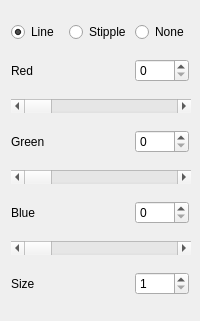
              <widget class="QWidget" name="page_2">
               <property name="geometry">
                <rect>
                 <x>0</x>
                 <y>0</y>
                 <width>200</width>
                 <height>321</height>
                </rect>
               </property>
               <property name="minimumSize">
                <size>
                 <width>200</width>
                 <height>0</height>
                </size>
               </property>
               <property name="maximumSize">
                <size>
                 <width>200</width>
                 <height>16777215</height>
                </size>
               </property>
               <attribute name="label">
                <string>Lines</string>
               </attribute>
               <layout class="QGridLayout" name="gridLayout_8">
                <item row="5" column="0" colspan="3">
                 <widget class="QScrollBar" name="horizontalScrollBar_edges_R">
                  <property name="minimumSize">
                   <size>
                    <width>180</width>
                    <height>0</height>
                   </size>
                  </property>
                  <property name="maximumSize">
                   <size>
                    <width>180</width>
                    <height>16777215</height>
                   </size>
                  </property>
                  <property name="minimum">
                   <number>0</number>
                  </property>
                  <property name="maximum">
                   <number>255</number>
                  </property>
                  <property name="pageStep">
                   <number>1</number>
                  </property>
                  <property name="orientation">
                   <enum>Qt::Horizontal</enum>
                  </property>
                 </widget>
                </item>
                <item row="0" column="1">
                 <widget class="QRadioButton" name="radioButton_stipple">
                  <property name="text">
                   <string>Stipple</string>
                  </property>
                  <attribute name="buttonGroup">
                   <string notr="true">buttonGroup</string>
                  </attribute>
                 </widget>
                </item>
                <item row="0" column="0">
                 <widget class="QRadioButton" name="radioButton_line_smooth">
                  <property name="text">
                   <string>Line</string>
                  </property>
                  <property name="checked">
                   <bool>true</bool>
                  </property>
                  <attribute name="buttonGroup">
                   <string notr="true">buttonGroup</string>
                  </attribute>
                 </widget>
                </item>
                <item row="4" column="0">
                 <widget class="QLabel" name="label_27">
                  <property name="text">
                   <string>Red</string>
                  </property>
                 </widget>
                </item>
                <item row="7" column="0" colspan="3">
                 <widget class="QScrollBar" name="horizontalScrollBar_edges_G">
                  <property name="minimumSize">
                   <size>
                    <width>180</width>
                    <height>0</height>
                   </size>
                  </property>
                  <property name="maximumSize">
                   <size>
                    <width>180</width>
                    <height>16777215</height>
                   </size>
                  </property>
                  <property name="minimum">
                   <number>0</number>
                  </property>
                  <property name="maximum">
                   <number>255</number>
                  </property>
                  <property name="pageStep">
                   <number>1</number>
                  </property>
                  <property name="orientation">
                   <enum>Qt::Horizontal</enum>
                  </property>
                 </widget>
                </item>
                <item row="6" column="0">
                 <widget class="QLabel" name="label_28">
                  <property name="text">
                   <string>Green</string>
                  </property>
                 </widget>
                </item>
                <item row="9" column="0" colspan="3">
                 <widget class="QScrollBar" name="horizontalScrollBar_edges_B">
                  <property name="minimumSize">
                   <size>
                    <width>180</width>
                    <height>0</height>
                   </size>
                  </property>
                  <property name="maximumSize">
                   <size>
                    <width>180</width>
                    <height>16777215</height>
                   </size>
                  </property>
                  <property name="minimum">
                   <number>0</number>
                  </property>
                  <property name="maximum">
                   <number>255</number>
                  </property>
                  <property name="pageStep">
                   <number>1</number>
                  </property>
                  <property name="orientation">
                   <enum>Qt::Horizontal</enum>
                  </property>
                 </widget>
                </item>
                <item row="8" column="0">
                 <widget class="QLabel" name="label_29">
                  <property name="text">
                   <string>Blue</string>
                  </property>
                 </widget>
                </item>
                <item row="10" column="0">
                 <widget class="QLabel" name="label_48">
                  <property name="text">
                   <string>Size</string>
                  </property>
                 </widget>
                </item>
                <item row="4" column="2">
                 <widget class="QSpinBox" name="spinBox_edges_R">
                  <property name="maximum">
                   <number>255</number>
                  </property>
                 </widget>
                </item>
                <item row="6" column="2">
                 <widget class="QSpinBox" name="spinBox_edges_G">
                  <property name="maximum">
                   <number>255</number>
                  </property>
                 </widget>
                </item>
                <item row="8" column="2">
                 <widget class="QSpinBox" name="spinBox_edges_B">
                  <property name="maximum">
                   <number>255</number>
                  </property>
                 </widget>
                </item>
                <item row="10" column="2">
                 <widget class="QSpinBox" name="spinBox_edges_size">
                  <property name="minimum">
                   <number>1</number>
                  </property>
                  <property name="maximum">
                   <number>50</number>
                  </property>
                  <property name="value">
                   <number>1</number>
                  </property>
                 </widget>
                </item>
                <item row="0" column="2">
                 <widget class="QRadioButton" name="radioButton_line_none">
                  <property name="text">
                   <string>None</string>
                  </property>
                  <attribute name="buttonGroup">
                   <string notr="true">buttonGroup</string>
                  </attribute>
                 </widget>
                </item>
               </layout>
              </widget>
